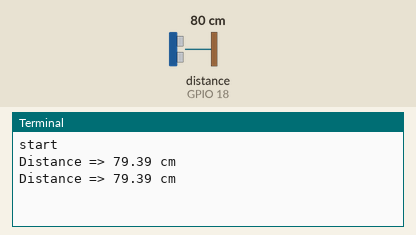
Recording of a program running on a simulated Raspberry Pi (BCM pin numbers). Shown: the last lines printed to the terminal. The test bench sets the inputs (shaded band); at power-on: distance to the obstacle (sensor on GPIO 18) 80 cm. The echo pulse lasts 58.3 µs per cm; the clock reads 2024-03-15 10:24:30 at power-on unless the program sets it.

Above: at 1.2 s.
1.3 s: distance to the obstacle (sensor on GPIO 18) set to 2 cm
At 1.9 s:
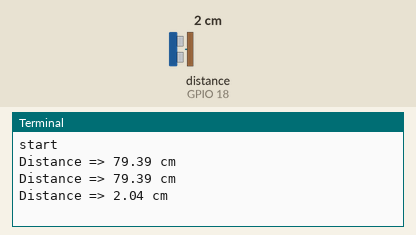
2.8 s: distance to the obstacle (sensor on GPIO 18) set to 4 cm
At 3.4 s:
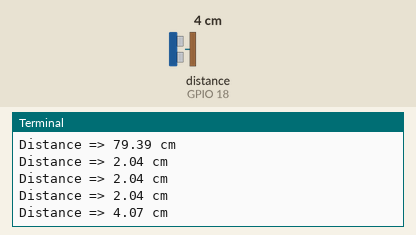
Timing chart, 0 to 5.8 s (numbered marks = the images above; inputs shaded):
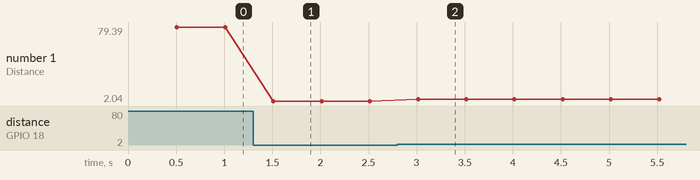

The program:

choumpa2.py
```python
import RPi.GPIO as GPIO                    # RPi.GPIO에 정의된 기능을 GPIO라는 명칭으로 사용
import time                                # time 모듈

GPIO.setmode(GPIO.BCM)                     # GPIO 이름은 BCM 명칭 사용
GPIO.setup(17, GPIO.OUT)                   # Trig=17 초음파 신호 전송핀 번호 지정 및 출력지정
GPIO.setup(18, GPIO.IN)                    # Echo=18 초음파 수신하는 수신 핀 번호 지정 및 입력지정
print("start")

try:
    while True:
            GPIO.output(17, False)
            time.sleep(0.5)

            GPIO.output(17, True)          # 10us 펄스를 내보낸다.
            time.sleep(0.00001)            # Python에서 이 펄스는 실제 100us 근처가 될 것이다
            GPIO.output(17, False)         # 하지만 HC-SR04 센서는 이 오차를 받아준다

            while GPIO.input(18) == 0:     # 18번 핀이 OFF 되는 시점을 시작 시간으로 잡는다
               start = time.time()

            while GPIO.input(18) == 1:     # 18번 핀이 다시 ON 되는 시점을 반사파 수신시간으로 잡는다
               stop = time.time()

            time_interval = stop - start      # 초음파가 수신되는 시간으로 거리를 계산한다
            distance = time_interval * 17000
            distance = round(distance, 2)

            print ("Distance =>", distance, "cm")

except KeyboardInterrupt:                  # Ctrl-C 입력 시
    GPIO.cleanup()                         # GPIO 관련설정 Clear
    print ("bye~")
```

Measured:
- after the input at 1.3 s, the terminal: prints a new line after 0.21 s (image 1)
- after the input at 2.8 s, the terminal: prints a new line after 0.21 s (image 2)
- plotted number 1: 79.39 → 2.04 after the input at 1.3 s, 2.04 → 4.06 after the input at 2.8 s
